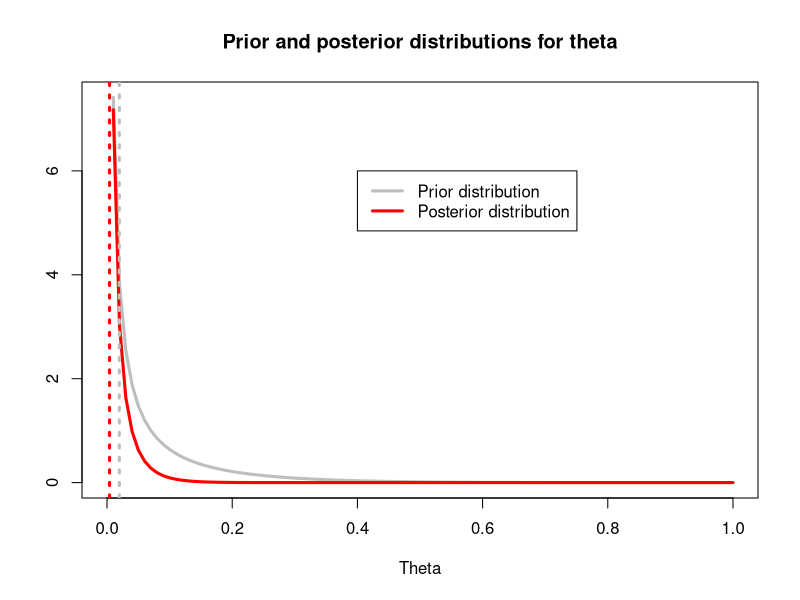
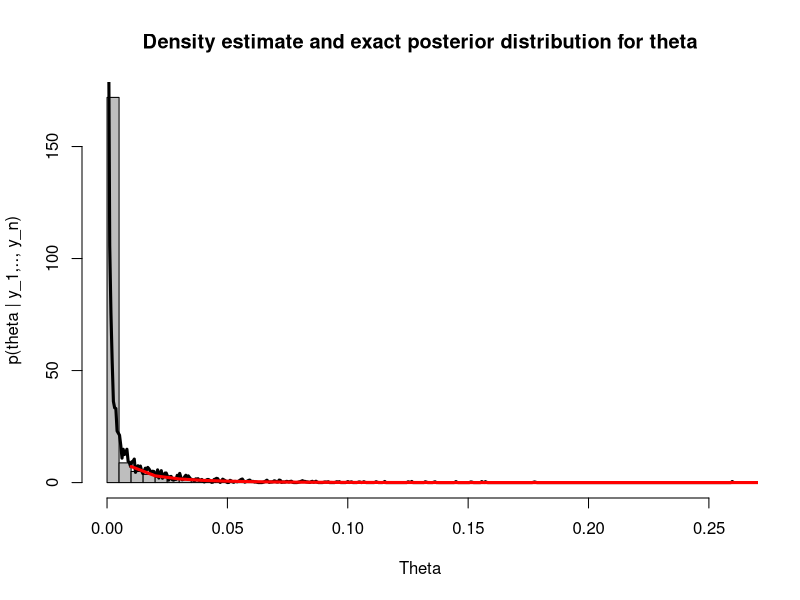
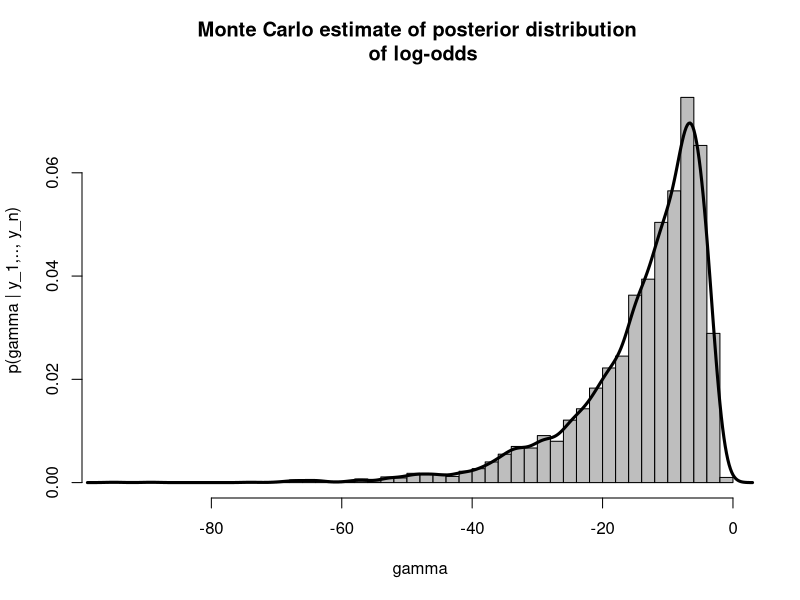
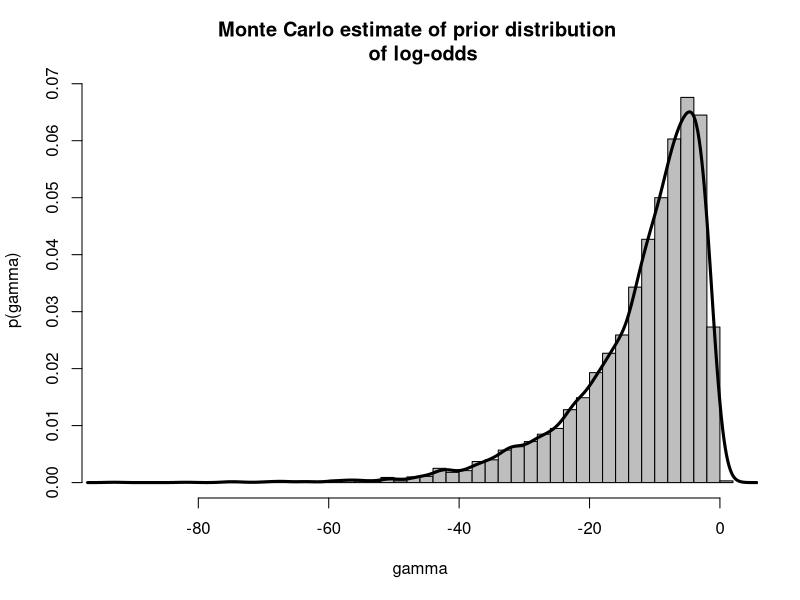
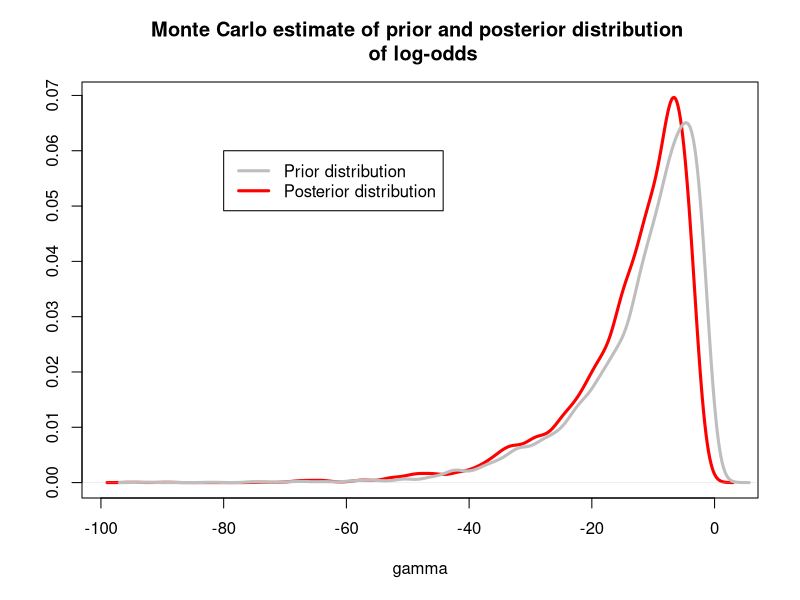

The R source for these figures, in order:
####  Using Monte Carlo approximation to compute posterior distribution of functions of one parameter
####  Sampling model: Bernouilli independent random variables
####  Prior for the probability of success: Beta distribution
####  We are looking at the log odds

nsim <- 5000
a <- 0.1
b <- 5

n <- 20
sumy <- 0
post.a <- a+sumy
post.b <- b+n

theta.val.post <- rep(0,nsim)
gamma.val.post <- rep(0,nsim)
theta.val.prior <- rep(0,nsim)
gamma.val.prior <- rep(0,nsim)


for(i in 1:nsim){
    theta.val.prior[i] <- rbeta(1, a, b)
    gamma.val.prior[i] <- log(theta.val.prior[i] / (1 - theta.val.prior[i]))
    theta.val.post[i] <- rbeta(1,post.a,post.b)
    gamma.val.post[i] <- log(theta.val.post[i] / (1 - theta.val.post[i]))
    print(i)
}


plot(seq(0, 1, by = 0.01),
	 dbeta(seq(0, 1, by = 0.01), a, b),
	 type = "l",
	 lty = 1, 
	 lwd = 3,
	 xlab = "Theta",
	 ylab = "",
	 main = "Prior and posterior distributions for theta",
	 col = "grey",
	 cex = 1.5)
lines(seq(0, 1, by = 0.01),
	  dbeta(seq(0, 1, by = 0.01), post.a, post.b),
	  type = "l",lty = 1,lwd = 3,col = "red")
abline(v = a / (a + b), col = "grey", lty = 3, lwd = 3)
abline(v = post.a / (post.a + post.b), col = "red", lty = 3, lwd = 3)
legend(0.4, 6, 
	   col = c("grey","red"),
	   c("Prior distribution", "Posterior distribution"),
	   lwd = rep(3, 2), 
	   lty = rep(1, 2))


hist(theta.val.post,
	col = "grey",
	breaks = 50,
	freq = FALSE,
	xlab = "Theta",
	ylab = "p(theta | y_1,.., y_n)",
	main = "Density estimate and exact posterior distribution for theta")
lines(density(theta.val.post), col = "black", lwd = 3, lty = 1)
lines(seq(0, 1, by = 0.01),
	  dbeta(seq(0, 1, by = 0.01), post.a, post.b),
	  col = "red", lwd = 3, lty = 1)
legend(0.02, 400,
	  col = c("black","red"),
	  lwd = rep(3, 2),
	  lty = rep(1, 2),
	  c("Density estimate of posterior distribution", "Beta(0.1,25.1)"))

hist(gamma.val.post,
	 col = "grey", 
	 breaks = 50,
	 freq = FALSE,
	 xlab = "gamma",
	 ylab = "p(gamma | y_1,.., y_n)",
	 main = "Monte Carlo estimate of posterior distribution \n of log-odds")
lines(density(gamma.val.post), col = "black", lwd = 3, lty = 1)

hist(gamma.val.prior,
	 col = "grey",
	 breaks = 50,
	 freq = FALSE,
	 xlab = "gamma",
	 ylab = "p(gamma)",
	 main = "Monte Carlo estimate of prior distribution \n of log-odds")
lines(density(gamma.val.prior), col = "black", lwd = 3, lty= 1 )

plot(density(gamma.val.post),
	 type = "l",
	 col = "red",
	 xlab = "gamma",
	 ylab = "",
	 lwd = 3,
	 lty = 1,
	 main = "Monte Carlo estimate of prior and posterior distribution \n of log-odds")
lines(density(gamma.val.prior), col ="grey", lwd = 3, lty= 1)
legend(-80, 0.06,
	   col = c("grey","red"),
	   c("Prior distribution", "Posterior distribution"),
	   lwd = rep(3, 2),
	   lty = rep(1,2))

## Monte Carlo estimates

## Monte Carlo estimate of the prior mean of theta
mean(theta.val.prior)

## Monte Carlo estimate of the posterior mean of theta
mean(theta.val.post)

## Monte Carlo estimate of the prior mean of the log-odds
mean(gamma.val.prior)

## Monte Carlo estimate of the posterior mean of the log-odds
mean(gamma.val.post)

## Monte Carlo estimate of the prior variance of theta
var(theta.val.post)

## Monte Carlo estimate of the posterior variance of the log-odds
var(gamma.val.post)

## Monte Carlo standard error
sqrt(var(gamma.val.post) / 5000)


## Monte Carlo estimate of the lower bound of a 95% credible interval for theta
quantile(theta.val.post, 0.025)
## Monte Carlo estimate of the upper bound of a 95% credible interval for theta
quantile(theta.val.post, 0.975)

## Monte Carlo estimate of the lower bound of a 95% credible interval for the log-odds
quantile(gamma.val.post, 0.025)
## Monte Carlo estimate of the upper bound of a 95% credible interval for the log-odds
quantile(gamma.val.post, 0.975)

## Lower bound of a 95% confidence interval for the posterior mean of the log-odds using the Central Limit Theorem
low.95.gamma.post <- mean(gamma.val.post) - 1.96 * (sd(gamma.val.post) / sqrt(5000))
low.95.gamma.post

## Upper bound of a 95% confidence interval for the posterior mean of the log-odds using the Central Limit Theorem
upp.95.gamma.post <- mean(gamma.val.post) + 1.96 * (sd(gamma.val.post) / sqrt(5000))
upp.95.gamma.post



### Exact values

## Exact lower bound of a 95% credible interval for theta (from the Beta distribution)
qbeta(0.025, post.a, post.b)
## Exact upper bound of a 95% credible interval for theta (from the Beta distribution)
qbeta(0.975, post.a, post.b)

## Exact value of the posterior mean (from the Beta distribution)
exact.post.mean <- post.a / (post.a + post.b)
exact.post.mean

## Exact value of the posterior variance (from the Beta distribution)
exact.post.var <- (post.a * post.b) / ((post.a + post.b + 1) * ((post.a + post.b) ^ 2))
exact.post.var



###  Monte Carlo approximation to compute posterior probability of two parameters
###  Sampling model: Poisson; Prior: gamma
###  Two populations with two mean parameters, for which we assume an independent prior and for
###  we assume the data are conditionally independent (i.e. the data for population 1 is conditionally independent on theta2 given theta1
###  and same for population 2)

a <- 2
b <- 1

n1 <- 111
sum.y1 <- 217

n2 <- 44
sum.y2 <- 66

post.a1 <- a + sum.y1
post.b1 <- b + n1

post.a2 <- a + sum.y2
post.b2 <- b + n2


nsim <- 5000
theta1.post <- rep(0, nsim)
theta2.post <- rep(0, nsim)

for(i in 1:nsim){
    theta1.post[i] <- rgamma(1, post.a1, post.b1)
    theta2.post[i] <- rgamma(1, post.a2, post.b2)
}

### Monte Carlo estimate of the posterior probability that theta1 is larger than theta2
sum(theta1.post > theta2.post) / nsim
